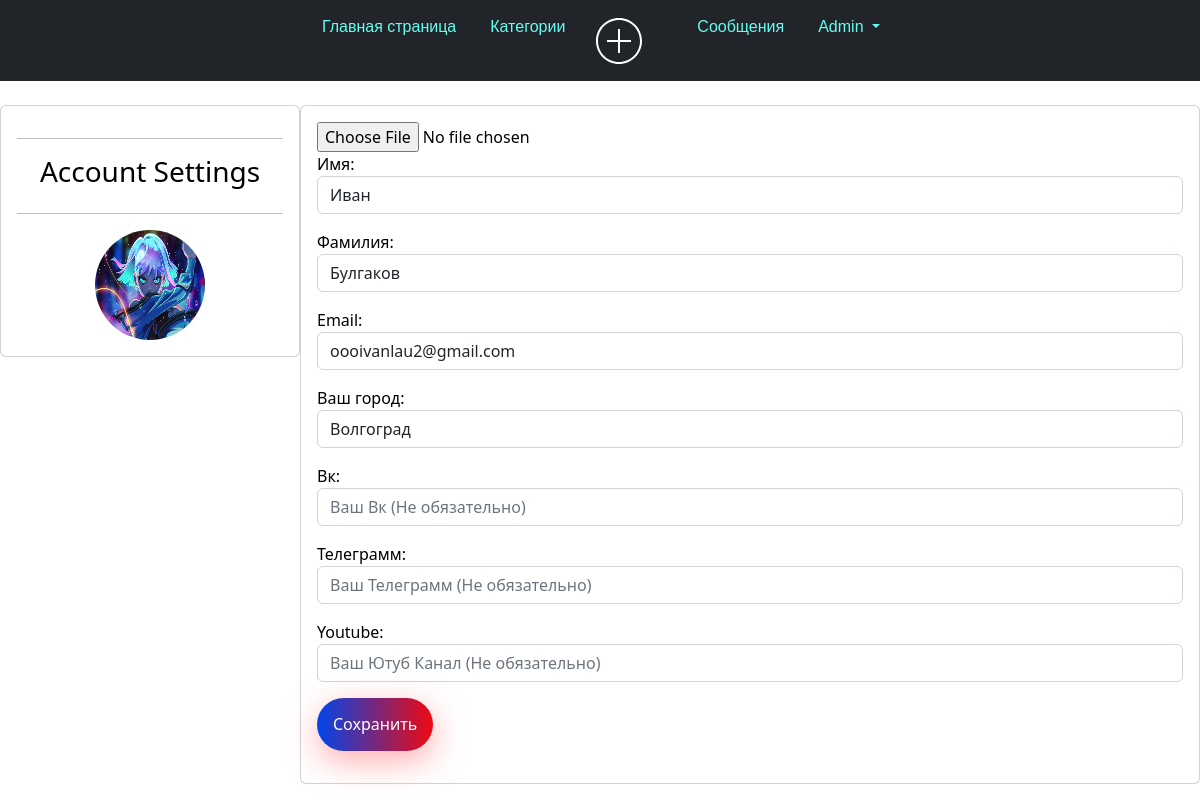
Before: /me/ (signed in) with the older database file.
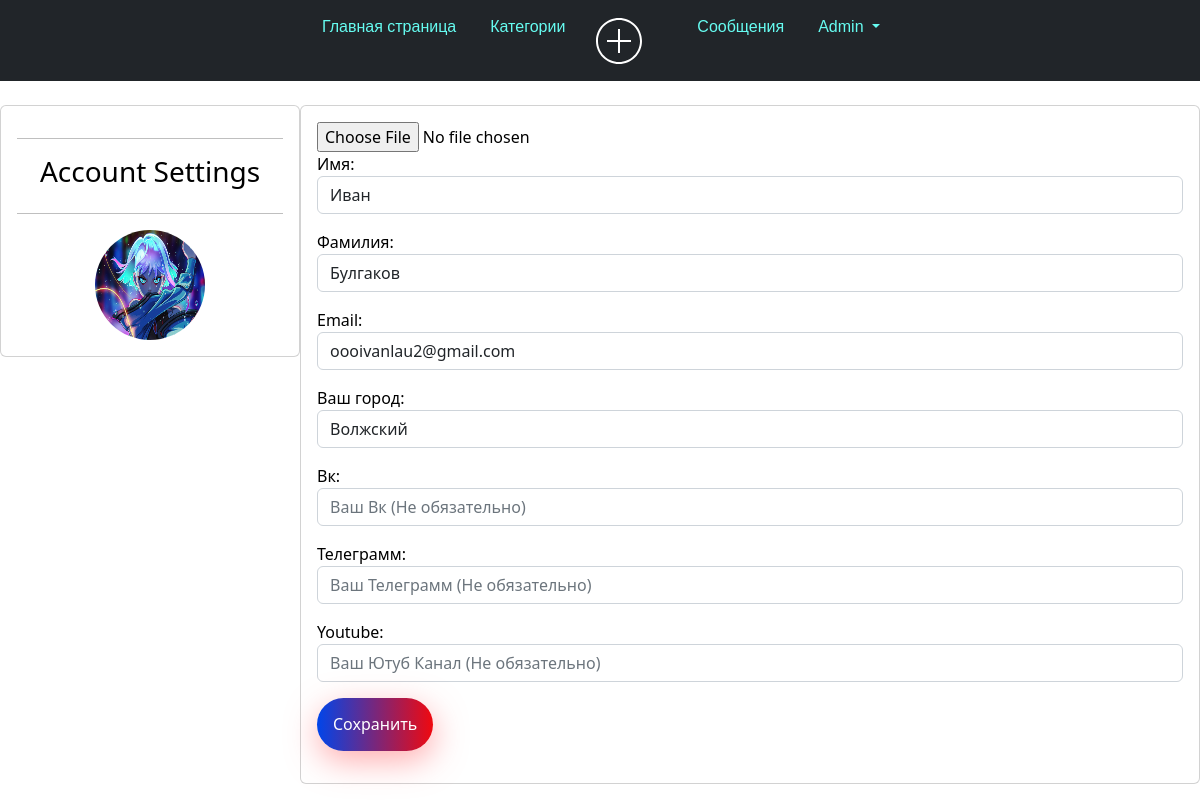
After: the same page with the newer database file.
### user_profile/models.py (models this page shows, shortened)
class Profile(models.Model):
    user = models.OneToOneField(User, null=True, blank=True, on_delete=models.CASCADE)
    first_name = models.CharField(max_length=100)
    last_name = models.CharField(max_length=100)
    email = models.EmailField()
    telegram_url = models.URLField(blank=True, null=True)
    youtube_url = models.URLField(blank=True, null=True)
    vk_url = models.URLField(blank=True, null=True)
    profile_picture = models.ImageField("Изображения", default="profile_pictures/default_profile_picture.jpg",
                                        null=True,
                                        blank=True, upload_to='media/profile_pictures')
    city = models.CharField(max_length=100)

### user_profile/views.py (the view)
# urls.py: path('', views.settings_profile, name='profile'),
@login_required
def settings_profile(request):
    user = request.user
    profile, created = Profile.objects.get_or_create(user=user)
    if request.method == 'POST':
        form = ProfileForm(request.POST, request.FILES, instance=profile, user=user)
        if form.is_valid():
            form.save()
            return redirect('user_home')
    else:
        form = ProfileForm(instance=profile, user=user)
    context = {'form': form}
    return render(request, 'settings_profile.html', context)

### user_profile/templates/settings_profile.html (shortened to what this page needs)
{% extends 'tasks_app/layout.html' %}
{% block content %}
<br>
<div class="row">
    <div class="col-md-3">
        <div class="card card-body">
            <hr>
            <h3 style="text-align: center">Account Settings</h3>
            <hr>
            <img class="profile-pic" id="preview" src="{{ request.user.profile.profile_picture.url }}">
        </div>
    </div>
    <div class="col-md-9">
        <div class="card card-body">
            <form method="POST" enctype="multipart/form-data">
                <input type="file" id="fileInput" name="profile_picture" accept="image/*" onchange="previewImage()">
                <p>Имя: {{ form.first_name }}
                <p>Фамилия: {{ form.last_name }}
                <p>Email: {{ form.email }}
                <p>Ваш город: {{ form.city }}
                <p>Вк: {{ form.vk_url }}</p>
                <p>Телеграмм: {{ form.telegram_url }}</p>
                <p>Youtube: {{ form.youtube_url }}</p>
                <button class='color-btn' type="submit">Сохранить</button>
            </form>
        </div>
    </div>
</div>
{% endblock %}

Changed rows visible on the page:
changed Profile "Иван": city "Волгоград" → "Волжский"
